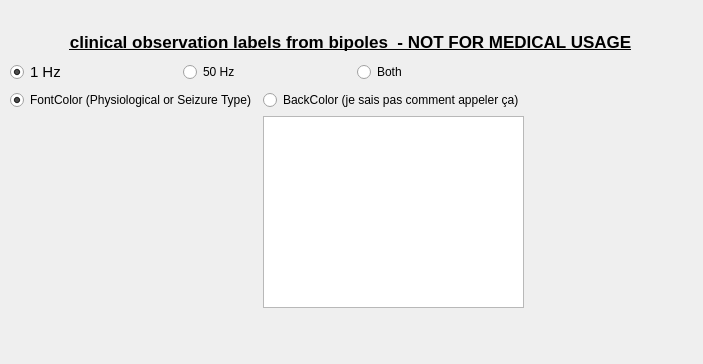
<?xml version="1.0" encoding="UTF-8"?>
<ui version="4.0">
 <class>Form</class>
 <widget class="QWidget" name="Form">
  <property name="geometry">
   <rect>
    <x>0</x>
    <y>0</y>
    <width>703</width>
    <height>364</height>
   </rect>
  </property>
  <property name="windowTitle">
   <string>Form</string>
  </property>
  <widget class="QLabel" name="Title">
   <property name="geometry">
    <rect>
     <x>10</x>
     <y>30</y>
     <width>681</width>
     <height>24</height>
    </rect>
   </property>
   <property name="font">
    <font>
     <pointsize>13</pointsize>
     <weight>75</weight>
     <italic>false</italic>
     <bold>true</bold>
     <underline>true</underline>
     <strikeout>false</strikeout>
    </font>
   </property>
   <property name="text">
    <string>clinical observation labels from bipoles  - NOT FOR MEDICAL USAGE</string>
   </property>
   <property name="alignment">
    <set>Qt::AlignCenter</set>
   </property>
  </widget>
  <widget class="QWidget" name="verticalLayoutWidget">
   <property name="geometry">
    <rect>
     <x>10</x>
     <y>60</y>
     <width>681</width>
     <height>291</height>
    </rect>
   </property>
   <layout class="QVBoxLayout" name="verticalLayout">
    <property name="sizeConstraint">
     <enum>QLayout::SetFixedSize</enum>
    </property>
    <item>
     <layout class="QHBoxLayout" name="horizontalLayout">
      <item>
       <widget class="QRadioButton" name="lowHz_radiobutton">
        <property name="font">
         <font>
          <pointsize>11</pointsize>
         </font>
        </property>
        <property name="text">
         <string>1 Hz</string>
        </property>
        <property name="checked">
         <bool>true</bool>
        </property>
        <attribute name="buttonGroup">
         <string notr="true">stim_selection_group</string>
        </attribute>
       </widget>
      </item>
      <item>
       <widget class="QRadioButton" name="highHz_radiobutton">
        <property name="text">
         <string>50 Hz</string>
        </property>
        <attribute name="buttonGroup">
         <string notr="true">stim_selection_group</string>
        </attribute>
       </widget>
      </item>
      <item>
       <widget class="QRadioButton" name="bothHz_radiobutton">
        <property name="text">
         <string>Both</string>
        </property>
        <attribute name="buttonGroup">
         <string notr="true">stim_selection_group</string>
        </attribute>
       </widget>
      </item>
     </layout>
    </item>
    <item>
     <layout class="QFormLayout" name="formLayout">
      <property name="fieldGrowthPolicy">
       <enum>QFormLayout::AllNonFixedFieldsGrow</enum>
      </property>
      <item row="0" column="0">
       <widget class="QRadioButton" name="fontColor_radiobutton">
        <property name="text">
         <string>FontColor (Physiological or Seizure Type)</string>
        </property>
        <property name="checked">
         <bool>true</bool>
        </property>
        <attribute name="buttonGroup">
         <string notr="true">excelcolor_selection_group</string>
        </attribute>
       </widget>
      </item>
      <item row="0" column="1">
       <widget class="QRadioButton" name="backColor_radiobutton">
        <property name="text">
         <string>BackColor (je sais pas comment appeler ça)</string>
        </property>
        <attribute name="buttonGroup">
         <string notr="true">excelcolor_selection_group</string>
        </attribute>
       </widget>
      </item>
      <item row="1" column="1">
       <widget class="QListView" name="list_backColor_Condition">
        <property name="sizePolicy">
         <sizepolicy hsizetype="MinimumExpanding" vsizetype="Expanding">
          <horstretch>0</horstretch>
          <verstretch>0</verstretch>
         </sizepolicy>
        </property>
       </widget>
      </item>
     </layout>
    </item>
   </layout>
  </widget>
 </widget>
 <resources/>
 <connections/>
 <buttongroups>
  <buttongroup name="stim_selection_group"/>
  <buttongroup name="excelcolor_selection_group"/>
 </buttongroups>
</ui>
